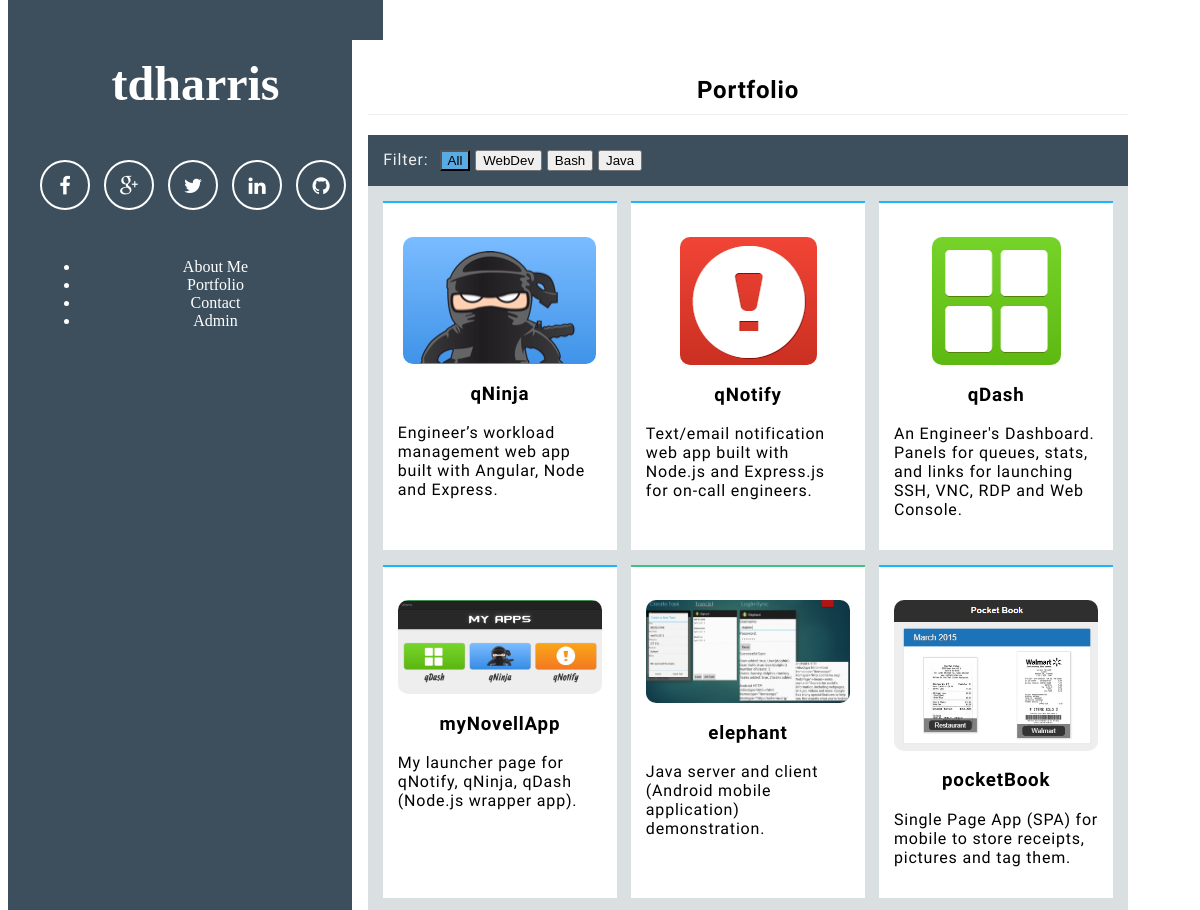
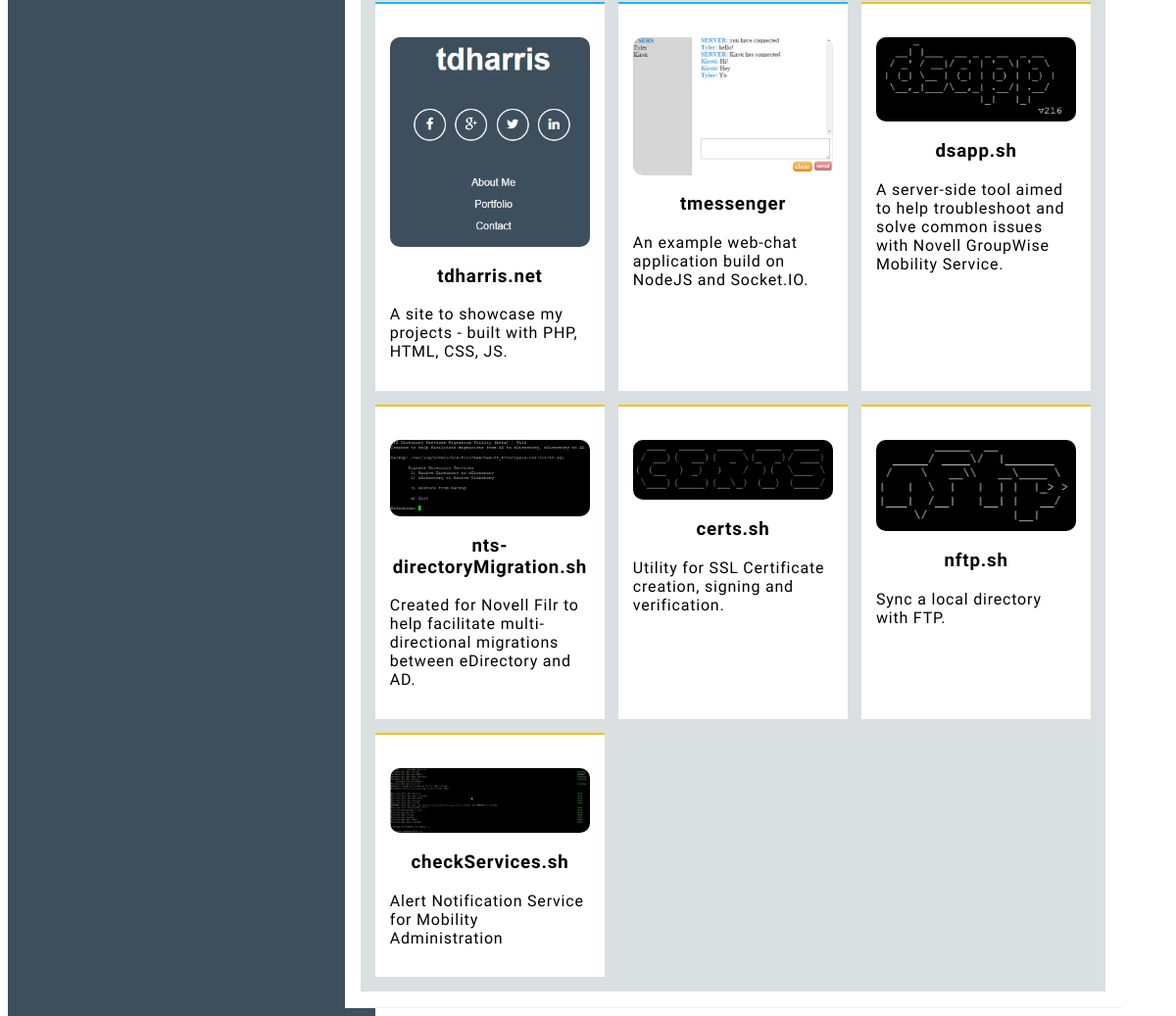
The app's page /?action=q&url=portfolio with its own data (2 pictures, top to bottom).
### tables this page shows
CREATE TABLE nav (
	navID		INT				NOT NULL	AUTO_INCREMENT,
	name      	VARCHAR(255)	NOT NULL,
	href		VARCHAR(255)				DEFAULT NULL,
	PRIMARY KEY (navID),
	UNIQUE INDEX name (name)
);

CREATE TABLE images (
	imageID		INT 			NOT NULL 	AUTO_INCREMENT,
	projectID	INT 						DEFAULT NULL,
	aboutID		INT 						DEFAULT NULL,
	url			VARCHAR(255)	NOT NULL,
	featured 	VARCHAR(0)					DEFAULT NULL,
	PRIMARY KEY (imageID),
	FOREIGN KEY (projectID)
		REFERENCES projects(projectID)
		ON DELETE CASCADE,
	FOREIGN KEY (aboutID)
		REFERENCES about(aboutID)
		ON DELETE CASCADE
);

CREATE TABLE projects (
	projectID	INT				NOT NULL	AUTO_INCREMENT,
	sortOrder	INT							DEFAULT NULL,
	projectName VARCHAR(255)	NOT NULL,
	category	VARCHAR(25)		NOT NULL,
	brief		VARCHAR(255)	NOT NULL,
	description	LONGTEXT					DEFAULT NULL,
	githubURL	VARCHAR(255)				DEFAULT NULL,
	PRIMARY KEY (projectID),
	UNIQUE INDEX projectName (projectName)
);

### lib/models/db.php (called while the page is built, shortened)
<?php
    class Database {
        private $host = "showcase.tdharris.net";
        private $user = "tdharris_admin";
        private $pass = "mylittlesecret";
        private $dbname = "tdharris_showcase";
        public $db;
        private function Connect() {
            $dsn = 'mysql:host=' . $this -> host . ';dbname=' . $this-> dbname . ';charset=utf8';
            $options = array(PDO::ATTR_PERSISTENT => true, PDO::ATTR_ERRMODE => PDO::ERRMODE_EXCEPTION, PDO::MYSQL_ATTR_INIT_COMMAND => "SET NAMES utf8");
            try {
                $this -> db = new PDO($dsn, $this -> user, $this -> pass, $options);
                $this -> isConnected = true;
            } catch (PDOException $e) {
                $error_message = $e->getMessage();
                http_response_code(500);
                header('Content-Type: application/json; charset=UTF-8');
                echo json_encode($error_message);
                exit;
            }
        }
        public function query($sql, $params = null, $fetchmode = PDO::FETCH_CLASS) {
             try {
                $this->stmt = $this->db->prepare($sql);
                $this->stmt->execute();
                $statement = strtolower(explode(" ", $sql)[0]);
                if ($statement === 'select' || $statement === 'show') {
                    return $this->stmt->fetchAll($fetchmode);
                }
                elseif ( $statement === 'insert' ||  $statement === 'update' || $statement === 'delete' ) {
                    return $this->stmt->rowCount();
                }
                else {
                    return NULL;
                }
            } catch(PDOException $e) {
                $error_message = $e->getMessage();
                http_response_code(500);
                header('Content-Type: application/json; charset=UTF-8');
                echo json_encode($error_message);
                exit;
            }
        }
        public function getNav() {
            return $this->query("SELECT * FROM nav;");
        }
        public function getPortfolio() {
            return $this->query("SELECT * from projects p
                                    LEFT JOIN images i ON p.projectID = i.projectID
                                    WHERE i.featured IS NOT NULL
                                    ORDER BY p.sortOrder ASC;");
        }
    }
    $db = new Database;
?>

### index.php (called while the page is built, shortened)
<?php
    include 'lib/controllers/navbar.php';
    include 'lib/controllers/handleUrl.php';
    include 'lib/controllers/handleAdminUrl.php';
  require('lib/models/db.php');
  $navbar = buildNav();
  $action = '';
  if (isset($_POST['action'])) {
    $action = $_POST['action'];
  } elseif (isset($_GET['action'])) {
    $action = $_GET['action'];
  }
  switch($action) {
    case 'q':
      if(isset($_GET['url'])) {
        $url = $_GET['url'];
        $content = handleURL($url);
      } elseif (isset($_GET['project'])) {
        $project = $_GET['project'];
        $content = getProject($project);
      }
      break;
  }
  include 'lib/views/view.php';
?>

### lib/config.php (called while the page is built)
<?php
	$config['img'] = "public/img/";
	$config['projectHome'] = $config['img']."projects/";
	$config['controllers'] = "lib/controllers/";
?>

### lib/controllers/handleUrl.php (the view, shortened to what this page needs)
<?php
		function handleURL($url) {
			global $db;
			require 'lib/config.php';
			$content = '<section class="title animated fadeIn">';
			$url_clean = preg_replace('/\s*/', '', strtolower($url));
			switch($url_clean) {
		       	case 'portfolio':
		       			$content .= '<h1>Portfolio</h1>
									<div class="controls">
										<label>Filter:</label>
										<button class="filter pure-button" data-filter="all">All</button>
										<button class="filter pure-button" data-filter=".Web-Dev">WebDev</button>
										<button class="filter pure-button" data-filter=".Bash">Bash</button>
										<button class="filter pure-button" data-filter=".Java">Java</button>
									</div>
									<div id="Portfolio" class="portfolio">';
		       			$portfolio = $db->getPortfolio();
		       			foreach ($portfolio as $item) {
		       				$content .= '<div class="mix '.$item->category.'" data-myorder="'.$item->sortOrder.'">'.
		       							'<a href="?action=q&amp;project='.$item->projectName.'">'.
		       							'<img src="'.$config['projectHome'].'/'.$item->url.'" alt="'.$item->projectName.'">'.
		       							'<h3>'.$item->projectName.'</h3>'.
		       							'<p>'.$item->brief.'</p>'.
		       							'</a></div>';
		       			};
		       			$content .= '<div class="gap"></div><div class="gap"></div>';
		       			$content .= '</div>';
		       			break;
		      }
		      $content .= '</section>';
		      return $content;
		};
?>

### lib/controllers/navbar.php
<?php
	function buildNav() {
		global $db;
		$navItems = $db->getNav();
		if(is_array($navItems)) {
			$navigation = '<ul class="pure-menu-list">';
			foreach ($navItems as $item) {
				$navigation .= '<li class="pure-menu-item"><a href="?action=q&amp;url=' . $item->href . '" class="pure-menu-link">' . $item->name . '</a></li>';
			}
			$navigation .= '</ul>';
		} else {
			$navigation = 'Sorry, a critical error occurred.';
		}
		return $navigation;
	}
?>

### lib/views/view.php (shortened to what this page needs)
<!doctype html>
<html lang="en">
<head>
  <?php include 'snippets/styles.php';?>
</head>
<body>
	<div id="layout" class="pure-g">
	    <div class="sidebar pure-u-1 pure-u-md-1-4">
	      <div class="header">
	        <h1 class="brand-title"><a class="brandLink" href="/">tdharris</a></h1>
	        <br>
	        <ul class="list-inline social">
	          <li><a target="_blank" href="https://www.facebook.com/tylerdavidharris" class="btn-social btn-outline facebook"><i class="fa fa-fw fa-facebook"></i></a></li>
	          <li><a target="_blank" href="https://google.com/+TylerHarristdh" class="btn-social btn-outline google-plus"><i class="fa fa-fw fa-google-plus"></i></a></li>
	          <li><a target="_blank" href="https://twitter.com/tdharris" class="btn-social btn-outline twitter"><i class="fa fa-fw fa-twitter"></i></a></li>
	          <li><a target="_blank" href="https://www.linkedin.com/in/tylerdavidharris" class="btn-social btn-outline linkedin"><i class="fa fa-fw fa-linkedin"></i></a></li>
	          <li><a target="_blank" href="https://github.com/tdharris" class="btn-social btn-outline github"><i class="fa fa-fw fa-github"></i></a></li>
	        </ul>
	        <div class="pure-menu">
	                <?php
	                  echo $navbar;
	                ?>
	        </div>
	      </div>
	    </div>
	    <div class="content pure-u-1 pure-u-md-3-4">
	        <?php echo $content; ?>
	    </div>
	</div>
</body>
</html>

### lib/views/snippets/styles.php (shortened to what this page needs)
<link rel="stylesheet" type="text/css" href="http://yui.yahooapis.com/combo?pure/0.6.0/base-min.css&amp;pure/0.6.0/pure-min.css&amp;pure/0.6.0/grids-responsive-min.css">
<link rel="stylesheet" type="text/css" href="public/lib/animate/animate.css">
<link rel="stylesheet" type="text/css" href="public/css/aside.min.css"/>
<link rel="stylesheet" type="text/css" href="public/css/home.min.css"/>
<?php if (strpos($_SERVER[REQUEST_URI], '/?action=q&project=') !== false || $_SERVER[REQUEST_URI] == '/?action=q&url=portfolio') {?>
	<link rel="stylesheet" type="text/css" href="//cdn.jsdelivr.net/jquery.slick/1.4.1/slick.css"/>
	<link rel="stylesheet" type="text/css" href="//cdn.jsdelivr.net/jquery.slick/1.4.1/slick-theme.css"/>
<?php };?>
<link href="public/css/fonts/font-awesome/css/font-awesome.min.css" rel="stylesheet" type="text/css">

### records on screen
nav: name "About Me"
nav: name "Portfolio"
nav: name "Contact"
nav: name "Admin"
images: url (picture), projectID.projectName "qNinja", projectID.brief "Engineer’s workload management web app built with Angular, Node and Express."
images: url (picture), projectID.projectName "qNotify", projectID.brief "Text/email notification web app built with Node.js and Express.js for on-call engineers."
images: url (picture), projectID.projectName "qDash", projectID.brief "An Engineer's Dashboard. Panels for queues, stats, and links for launching SSH, VNC, RDP and Web Console."
images: url+projectID (picture), projectID.projectName "myNovellApp", projectID.brief "My launcher page for qNotify, qNinja, qDash (Node.js wrapper app)."
images: url+projectID (picture), projectID.projectName "elephant", projectID.brief "Java server and client (Android mobile application) demonstration."
images: url+projectID (picture), projectID.projectName "pocketBook", projectID.brief "Single Page App (SPA) for mobile to store receipts, pictures and tag them."
images: url (picture), projectID.projectName "tdharris.net", projectID.brief "A site to showcase my projects - built with PHP, HTML, CSS, JS."
images: url+projectID (picture), projectID.projectName "tmessenger", projectID.brief "An example web-chat application build on NodeJS and Socket.IO."
images: url (picture), projectID.projectName "dsapp.sh", projectID.brief "A server-side tool aimed to help troubleshoot and solve common issues with Novell GroupWise Mobility Service."
images: url (picture), projectID.projectName "nts-directoryMigration.sh", projectID.brief "Created for Novell Filr to help facilitate multi-directional migrations between eDirectory and AD."
images: url (picture), projectID.projectName "certs.sh", projectID.brief "Utility for SSL Certificate creation, signing and verification."
images: url (picture), projectID.projectName "nftp.sh", projectID.brief "Sync a local directory with FTP."
images: url (picture), projectID.projectName "checkServices.sh", projectID.brief "Alert Notification Service for Mobility Administration"
